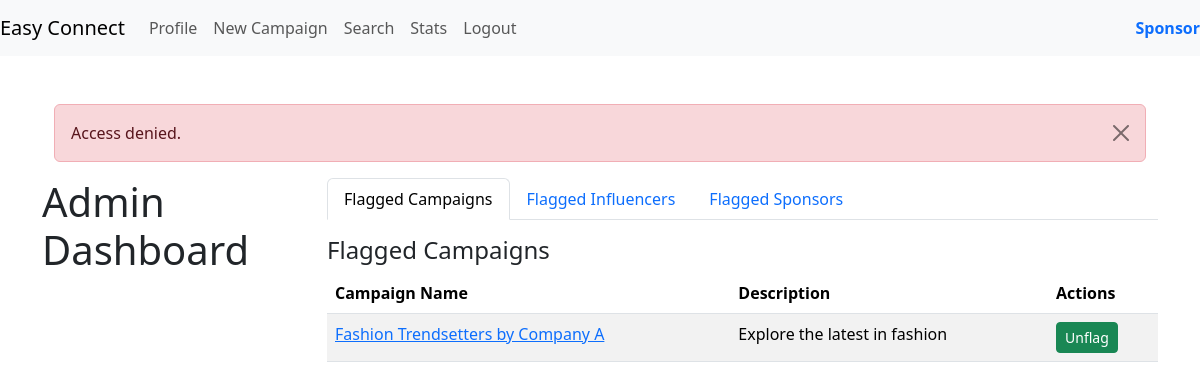
The page /admin/dashboard (signed in) on the database as committed earlier.
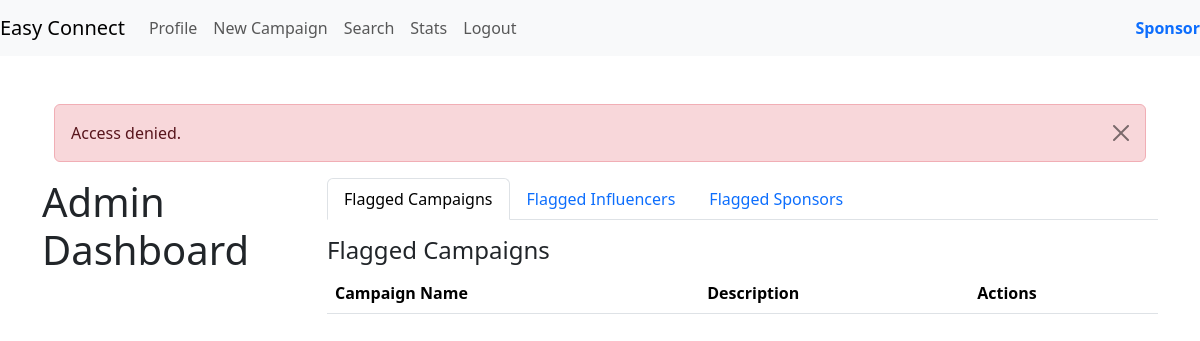
The same page on the database as committed later.
### models.py (models this page shows)
class Campaign(db.Model):
    __tablename__ = 'campaign'
    campaign_id = db.Column(db.Integer, primary_key=True, autoincrement=True)
    sponsor_id = db.Column(db.Integer, db.ForeignKey('sponsors.sponsor_id'), nullable=False)
    name = db.Column(db.String(32),unique=True, nullable=False)
    description = db.Column(db.String(128))
    start_date = db.Column(db.Date)
    end_date = db.Column(db.Date)
    budget = db.Column(db.Float(10, 2), nullable=False)
    visibility = db.Column(Enum('private', 'public', name='visibility_types'), default='public', nullable=False)
    goals = db.Column(db.String(128))
    niche = db.Column(db.String(32),nullable=False)
    campaign_status = db.Column(Enum('ongoing', 'flagged', 'deleted', 'completed' ,name='campaign_status_types'), default='ongoing', nullable=False)
    sponsor = db.relationship('Sponsor', backref=db.backref('campaigns', lazy=True))

### routes.py (the view)
@app.route('/admin/dashboard')
@auth_rep
@role_required(1)
def admin_dashboard():
    flagged_campaigns = Campaign.query.filter_by(campaign_status='flagged').all()
    flagged_influencers = User.query.filter_by(is_flagged=True, role_id=3).all()
    flagged_sponsors = User.query.filter_by(is_flagged=True, role_id=2).all()
    return render_template('admin_dashboard.html',
                           flagged_campaigns=flagged_campaigns,
                           flagged_influencers=flagged_influencers,
                           flagged_sponsors=flagged_sponsors)

### routes.py (called while the page is built)
def auth_rep(func):
    @wraps(func)
    def inner(*args,**kwargs):
        if 'user_id' in session:
            user = User.query.get(session['user_id'])
            if user.is_flagged:
                flash('Your account is flagged and cannot perform this action.', 'error')
                return redirect(url_for('login'))
            return func(*args,**kwargs)
        else:
            flash('You are not logged in,Please login to proceed','error')
            return redirect(url_for('login'))
    return inner

def role_required(role_id):
    def decorator(f):
        @wraps(f)
        def decorated_function(*args, **kwargs):
            if session.get('role_id') != role_id:
                flash('Access denied.', 'danger')
                redirect(request.referrer or url_for('login'))
            return f(*args, **kwargs)
        return decorated_function
    return decorator

### templates/admin_dashboard.html (shortened to what this page needs)
{% extends 'layout.html' %}
{% block content %}
<div class="row">
    <div class="col-md-3 admin-details">
        <h1>Admin Dashboard</h1>
    </div>
    <div class="col-md-9">
        <ul class="nav nav-tabs" id="adminTab" role="tablist">
            <li class="nav-item" role="presentation">
                <a class="nav-link active" id="flagged-campaigns-tab" data-bs-toggle="tab" href="#flaggedCampaigns" role="tab" aria-controls="flaggedCampaigns" aria-selected="true">Flagged Campaigns</a>
            </li>
            <li class="nav-item" role="presentation">
                <a class="nav-link" id="flagged-influencers-tab" data-bs-toggle="tab" href="#flaggedInfluencers" role="tab" aria-controls="flaggedInfluencers" aria-selected="false">Flagged Influencers</a>
            </li>
            <li class="nav-item" role="presentation">
                <a class="nav-link" id="flagged-sponsors-tab" data-bs-toggle="tab" href="#flaggedSponsors" role="tab" aria-controls="flaggedSponsors" aria-selected="false">Flagged Sponsors</a>
            </li>
        </ul>
        <div class="tab-content mt-3" id="adminTabContent">
            <div class="tab-pane fade show active" id="flaggedCampaigns" role="tabpanel" aria-labelledby="flagged-campaigns-tab">
                <h4>Flagged Campaigns</h4>
                <table class="table table-striped">
                    <thead>
                        <tr>
                            <th>Campaign Name</th>
                            <th>Description</th>
                            <th>Actions</th>
                        </tr>
                    </thead>
                    <tbody>
                        {% for campaign in flagged_campaigns %}
                        <tr>
                            <td><a href="{{ url_for('campaign_details', campaign_id=campaign.campaign_id) }}">{{ campaign.name }}</a></td>
                            <td>{{ campaign.description }}</td>
                            <td>
                                <form action="{{ url_for('unflag_campaign', campaign_id=campaign.campaign_id) }}" method="POST" style="display:inline;">
                                    <button type="submit" class="btn btn-success btn-sm">Unflag</button>
                                </form>
                            </td>
                        </tr>
                        {% endfor %}
                    </tbody>
                </table>
            </div>
        </div>
    </div>
</div>
{% endblock %}

Rows that differ between the two databases and show on the page:
no longer on this page (row edited): Campaign: name "Fashion Trendsetters by Company A", description "Explore the latest in fashion"
